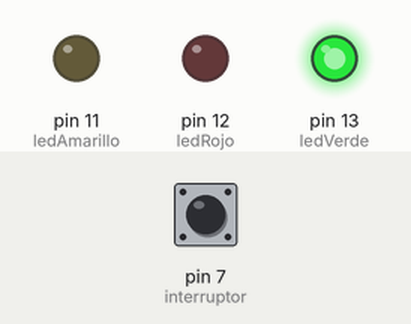
A sketch run on a simulated Arduino Uno, built with avr-gcc and run on an emulated ATmega328P. On the bench: output pins drawn as LEDs (lit = HIGH). Inputs (shaded band) come from the test bench; at power-on: pin 7 (interruptor) HIGH.

Above: at 6.8 s.
6.9 s: pin 7 (interruptor) pulled LOW for 3 s
At 9.7 s:
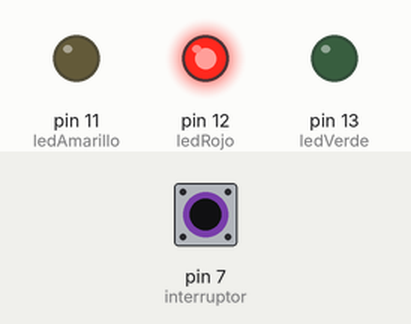
At 12.2 s:
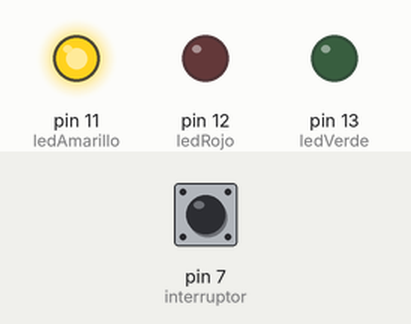
Timing chart, 0 to 17.4 s (numbered marks = the images above; inputs shaded):
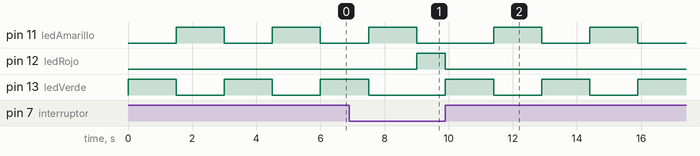

Measured:
- after the input at 6.9 s, pin 12 (ledRojo): LOW → HIGH after 2.1 s, → LOW 0.90 s later
- by itself, pin 13 (ledVerde): repeats every 3.0 s: HIGH 1.5 s, LOW 1.5 s

The sketch:

ej2.ino
```cpp
// C++ code
//
int ledRojo = 12;
int ledAmarillo = 11;
int ledVerde = 13;
int interruptor = 7;

void setup() {
  pinMode(ledRojo, OUTPUT);
  pinMode(ledAmarillo, OUTPUT);
  pinMode(ledVerde, OUTPUT);

  pinMode(interruptor, INPUT_PULLUP);
}

void loop() {
  int estado = digitalRead(interruptor);

  if (estado == LOW) {
    //Si está el botón pulsado solo Rojo
    digitalWrite(ledRojo, HIGH);
    digitalWrite(ledVerde, LOW);
    digitalWrite(ledAmarillo, LOW);
  }
  else {
    digitalWrite(ledRojo, LOW);

    digitalWrite(ledVerde, HIGH);
    digitalWrite(ledAmarillo, LOW);
    delay(1500);

    digitalWrite(ledVerde, LOW);
    digitalWrite(ledAmarillo, HIGH);
    delay(1500);
  }
}
```
